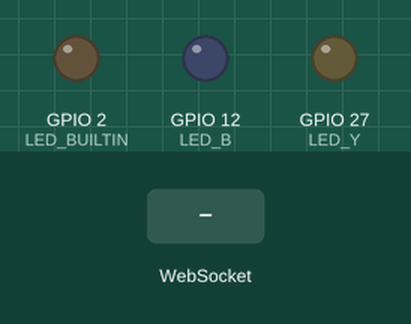
This sketch was run on a simulated ESP32. Parts: output pins drawn as LEDs (lit = HIGH). The inputs (shaded band) are chosen by the test bench. WiFi joins after 1.5 s; servers stay silent unless stated; what the sketch prints to the serial monitor is not drawn.

Above: at 2.7 s.
2.8 s: WebSocket text "open" received
At 4.0 s:
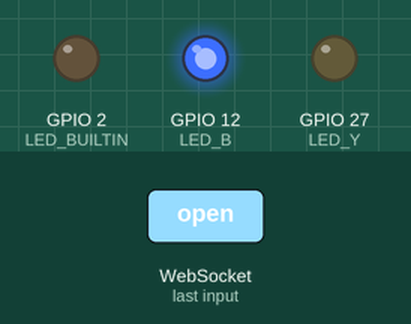
4.3 s: WebSocket text "close" received
At 5.3 s:
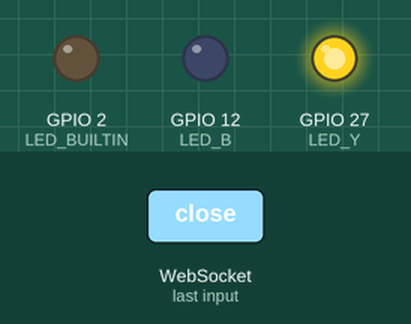
Timing chart, 0 to 7.3 s (numbered marks = the images above; inputs shaded):
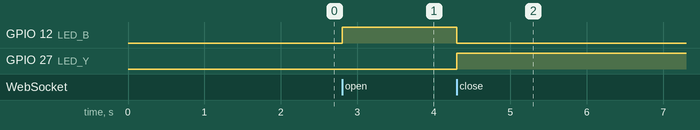

The sketch:

SAT_server.ino
```cpp
// WebSocket server端 SAT模式

//#include <WiFiClient.h>

#include <WiFi.h>                       //引入函式庫
#include <WiFiClient.h>
#include <WebServer.h>
#include <WebSocketsServer.h>

const char* ssid = "WiFi SSID";    //定義要連接的WiFi及密碼
const char* password = "WiFi password";

const int LED_B = 12;  //藍LED               //設置開發版腳位及變數
const int LED_Y = 27;  //黃LED

String responds = "";

WebServer server(80);                               //WebServer port開在80
WebSocketsServer webSocket = WebSocketsServer(81);  //WebSocketsServer port開在81

char webpage[] PROGMEM = R"=====(
<html>
  <head>
    <meta http-equiv="Content-Type" content="text/html; charset=utf-8">
  </head>
  <script>
    var Socket;
    let responds = "";
    function init(){
      Socket = new WebSocket('ws://' + window.location.hostname + ':81/');
      Socket.onopen = function(){
        console.log("socket以連線");
      }
      Socket.onmessage = function(event){
        //document.getElementById("rxConsole").value += event.data;
        console.log(event.data)
        if(event.data == "open"){
           document.getElementById("ReedSwitch").innerHTML = "開起"
        }else if(event.data == "close"){
           document.getElementById("ReedSwitch").innerHTML = "關閉"
        }else if(event.data == "RLEDoff"){
           document.getElementById("R_LED").innerHTML = "關"
           document.getElementById("R_LED").style.backgroundColor="#DDD"
        }else if(event.data == "RLEDon"){
           document.getElementById("R_LED").innerHTML = "開"
           document.getElementById("R_LED").style.backgroundColor="#f08080"
        }else if(event.data == "GLEDoff"){
           document.getElementById("G_LED").innerHTML = "關"
           document.getElementById("G_LED").style.backgroundColor="#DDD"
        }else if(event.data == "GLEDon"){
           document.getElementById("G_LED").innerHTML = "開"
           document.getElementById("G_LED").style.backgroundColor="#90ee90"
        }else if(event.data == "OLEDoff"){
           document.getElementById("O_LED").innerHTML = "關"
           document.getElementById("O_LED").style.backgroundColor="#DDD"
        }else if(event.data == "OLEDon"){
           document.getElementById("O_LED").innerHTML = "開"
           document.getElementById("O_LED").style.backgroundColor="#ffa500"
        }else if(event.data == "WLEDoff"){
           document.getElementById("W_LED").innerHTML = "關"
           document.getElementById("W_LED").style.backgroundColor="#DDD"
        }else if(event.data == "WLEDon"){
           document.getElementById("W_LED").innerHTML = "開"
           document.getElementById("W_LED").style.backgroundColor="#FFF"
        }else if(event.data == "BLEDoff"){
           document.getElementById("B_LED").innerHTML = "關"
           document.getElementById("B_LED").style.backgroundColor="#DDD"
        }else if(event.data == "BLEDon"){
           document.getElementById("B_LED").innerHTML = "開"
           document.getElementById("B_LED").style.backgroundColor="#87cefa"
        }else if(event.data == "YLEDoff"){
           document.getElementById("Y_LED").innerHTML = "關"
           document.getElementById("Y_LED").style.backgroundColor="#DDD"
        }else if(event.data == "YLEDon"){
           document.getElementById("Y_LED").innerHTML = "開"
           document.getElementById("Y_LED").style.backgroundColor="#fefe22"
        }
      }
      Socket.onclose = function (event) { //socket端線時會執行
        console.log("socket以斷線!!");
        init();
        console.log("重新連線...");
      }
    }

    function sendText(){
      Socket.send(document.getElementById("txBar").value);
      document.getElementById("txBar").value = "";
    }


    function changeR(){
      Socket.send("changeR");
    }
    function changeG(){
      Socket.send("changeG");
    }
    function changeO(){
      Socket.send("changeO");
    }
    function changeW(){
      Socket.send("changeW");
    }
    function changeB(){
      Socket.send("changeB");
    }
    function changeY(){
      Socket.send("changeY");
    }

  </script>
  <body onload="javascript:init()">
    <div>
      <h2>ESP32 控制網頁</h2>
      <table style="border:3px #cccccc solid;" cellpadding="10" border='1'>
       <tr>
         <td>磁簧開關狀態：</td>
         <td><span id="ReedSwitch">關</span></td>
       </tr>
       <tr>
         <td>紅色LED狀態：</td>
         <td><button id="R_LED" onclick="changeR()">關</button></td>
       </tr>
       <tr>
         <td>綠色LED狀態：</td>
         <td><button id="G_LED" onclick="changeG()">關</button></td>
       </tr>
       <tr>
         <td>橘色LED狀態：</td>
         <td><button id="O_LED" onclick="changeO()">關</button></td>
       </tr>
       <tr>
         <td>白色LED狀態：</td>
         <td><button id="W_LED" onclick="changeW()">關</button></td>
       </tr>
       <tr>
         <td>藍色LED狀態：</td>
         <td><button id="B_LED" onclick="changeB()">關</button></td>
       </tr>
       <tr>
         <td>黃色LED狀態：</td>
         <td><button id="Y_LED" onclick="changeY()">關</button></td>
       </tr>
      </table>
    </div>
  </body>
</html>
)=====";


void setup(void) {
  pinMode(LED_BUILTIN, OUTPUT);  //設定LED腳位為輸出
  pinMode(LED_B, OUTPUT);
  pinMode(LED_Y, OUTPUT);
  digitalWrite(LED_BUILTIN, 0);
  digitalWrite(LED_B, 0);
  digitalWrite(LED_Y, 0);
  Serial.begin(115200);             //設定鮑率115200
  WiFi.mode(WIFI_STA);              //設定WiFi模式為STA
  WiFi.begin(ssid, password);       //連接至設定的WiFi
  Serial.println("");

  while (WiFi.status() != WL_CONNECTED) {   //等待WiFi連接
    delay(500);
    digitalWrite(LED_BUILTIN, 1);
    Serial.print(".");
    digitalWrite(LED_BUILTIN, 0);
  }
  Serial.println("");
  Serial.print("Connected to ");         //印出連接到的WiFi名稱及IP
  Serial.println(ssid);
  Serial.print("IP address: ");
  Serial.println(WiFi.localIP());

  server.on("/", []() {       //網頁路由為"/"時,顯示webpage網頁
    server.send(200, "text/html", webpage);
  });
  server.begin();
  webSocket.begin();                      //啟動WebSocketsServer
  webSocket.onEvent(webSocketEvevt);      //webSocket監聽webSocketEvevt函式
}

void loop(void) {
  webSocket.loop();
  server.handleClient();
  if(responds == "open"){       //如果socket收到字串為"open"
      digitalWrite(LED_B, 1);   //將藍色LED點亮
      digitalWrite(LED_Y, 0);   //將黃色LED熄滅
      responds = "";            //清空變數
  }else if(responds == "close"){
      digitalWrite(LED_B, 0);
      digitalWrite(LED_Y, 1);
      responds = "";
  }
}


void webSocketEvevt(uint8_t num, WStype_t type, uint8_t * payload, size_t length){  //webSocket監聽函示
  responds = "";              //清空webSocket監聽變數
  if(type == WStype_TEXT){    //如果收到的型態為純文字
    if(payload[0] == '#'){
      uint16_t brightness = (uint16_t) strtol((const char *) &payload[1], NULL, 10);
      brightness = 1024-brightness;
      //analogWrite(LED_G,brightness);
      Serial.print("Range = ");
      Serial.println(brightness);
    }
    else{
      for(int i=0; i<length; i++){    //for迴圈把收到的回應存到responds變數中
        Serial.print((char)payload[i]);
        responds += ((char) payload[i]);
      }
    }
    Serial.println();
    webSocket.broadcastTXT(responds);
  }else if(type == WStype_CONNECTED){
    Serial.println("Websocket 用戶已連接");
    IPAddress ip = webSocket.remoteIP(num);
    Serial.println(ip.toString());
  }else if(type == WStype_DISCONNECTED){
    Serial.println("Websocket 用戶已斷線");
    Serial.printf("[%u] Disconnected!\n", num);
  }
}
```

Measured:
- after the input at 2.8 s, GPIO 12 (LED_B): LOW → HIGH at once
- after the input at 4.3 s, GPIO 12 (LED_B): HIGH → LOW at once; GPIO 27 (LED_Y): LOW → HIGH at once
